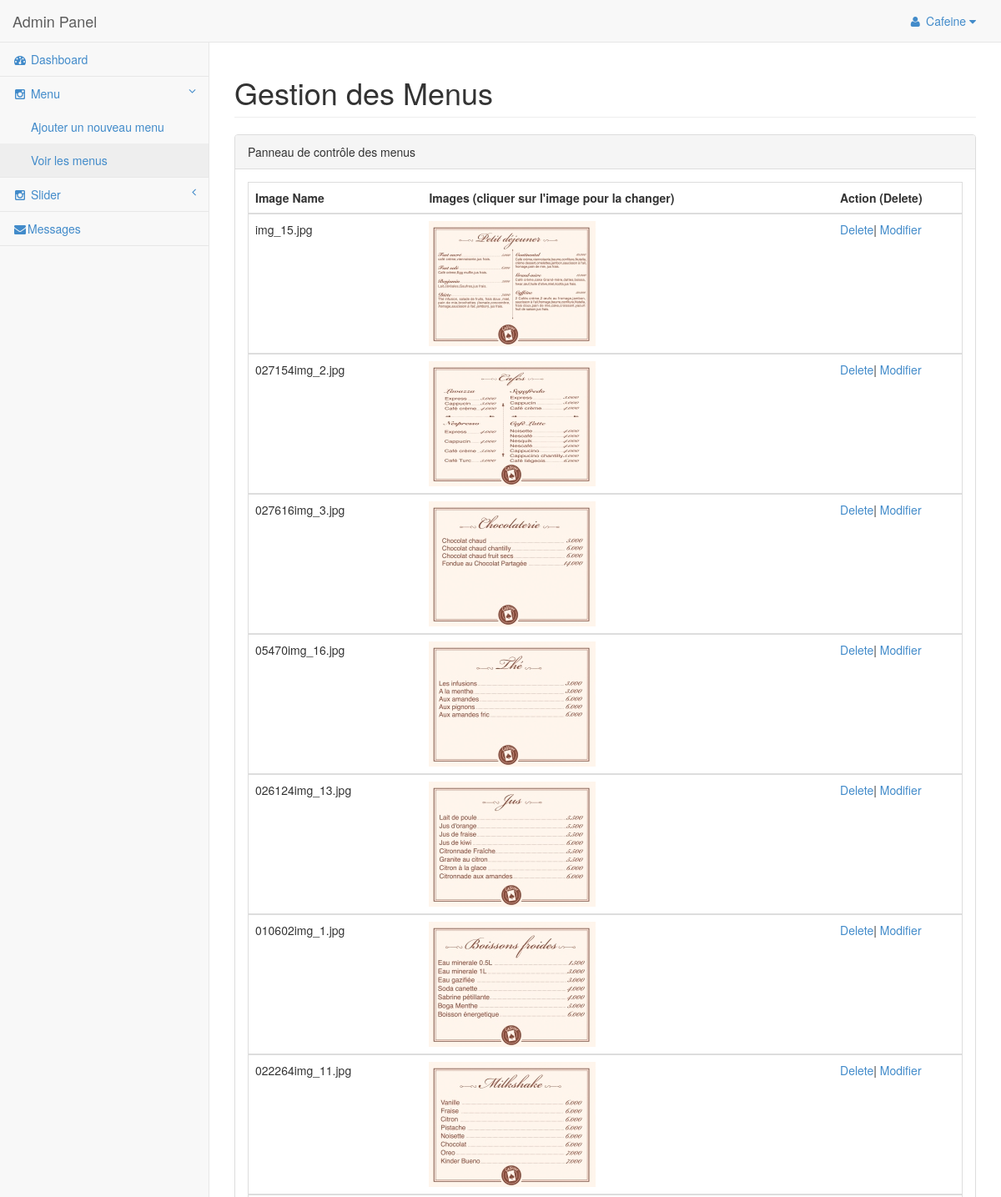
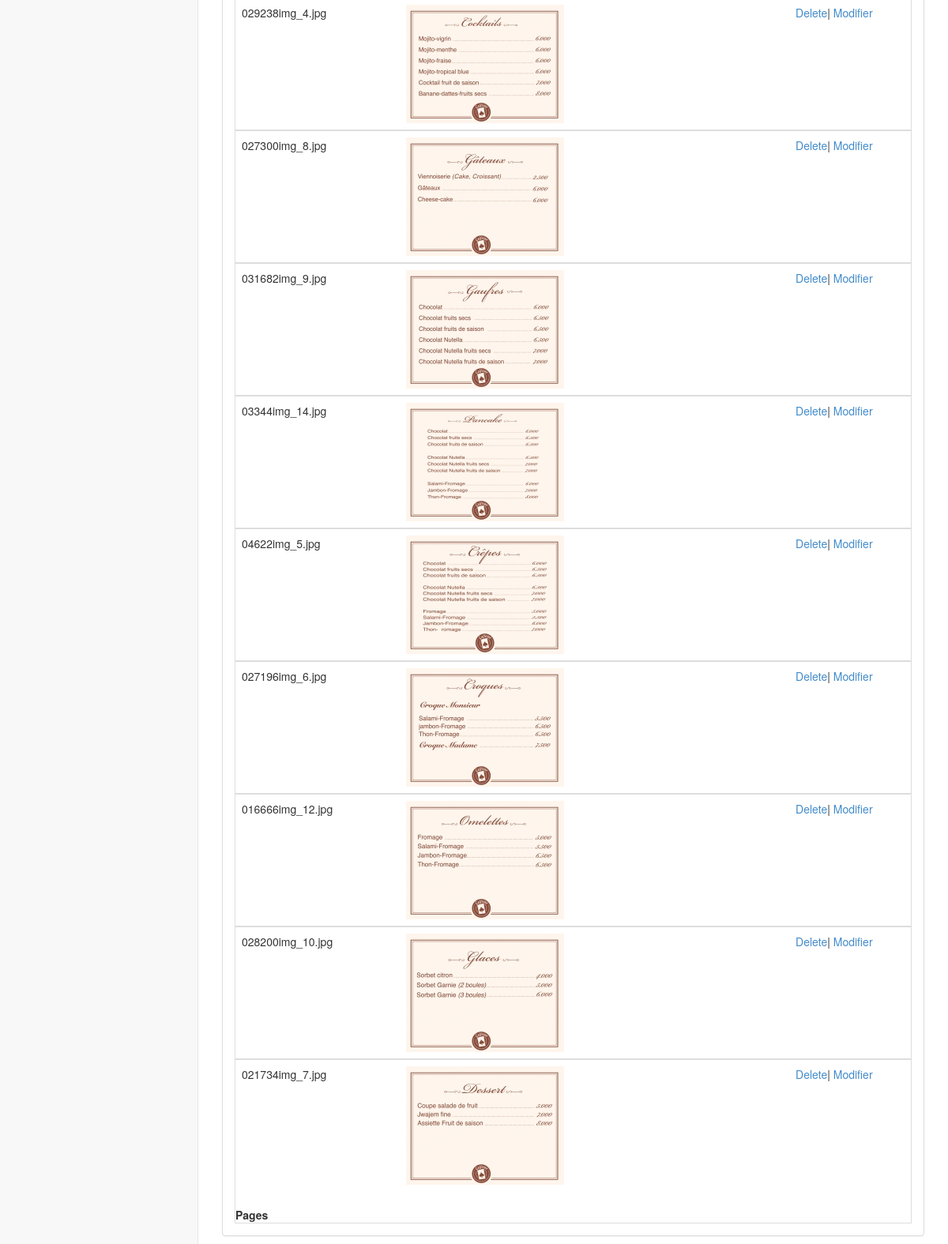
Page /gallerie/admin/viewsgimages.php (signed in) on the committed database (2 pictures, top to bottom).
### tables this page shows
CREATE TABLE IF NOT EXISTS `tbl_menu` (
  `id` int(11) NOT NULL AUTO_INCREMENT,
  `name` varchar(255) NOT NULL,
  `image` varchar(255) NOT NULL,
  `date` date NOT NULL,
  `status` varchar(255) NOT NULL,
  PRIMARY KEY (`id`)
);

### gallerie/admin/viewsgimages.php (the view, shortened to what this page needs)
<?php session_start();
if(isset($_SESSION['uname']))
{
?>
<?php include "header1.php"; ?>
<?php include "menu/gmenu2.php"; ?>
<div id="page-wrapper">
            <div class="row">
                <div class="col-lg-12">
                    <h1 class="page-header">Gestion des Menus</h1>
                </div>
            </div>
            <div class="row">
                <div class="col-lg-12">
                    <div class="panel panel-default">
                        <div class="panel-heading">
                         Panneau de contrôle des menus
                        </div>
                        <div class="panel-body">
                           <div class="table-responsive table-bordered">
                           <?php
include"connect.php";
if (isset($_GET["page"])) { $page = $_GET["page"]; } else { $page=1; };
$start_from = ($page-1) * 20;
$sql = "select * from tbl_menu where status='process' ORDER BY id ASC LIMIT $start_from, 20";
$rs_result = mysqli_query ($con,$sql);
?>
                                <table class="table">
<thead>
                                        <tr>
                                            <th>Image Name</th>
                                            <th>Images (cliquer sur l'image pour la changer)</th>
											<th colspan=2 width="18%">Action (Delete)</th>
                                        </tr>
                                    </thead>
<?php
while ($row = mysqli_fetch_assoc($rs_result)) {
?>
<tbody>
                                        <tr>
                                            <td><?php echo $row["image"]; ?></td>
                                            <td><a href='gchangeimage.php?key0=<?php echo  $row["id"];?>'><img src="gcatch/<?php echo $row["image"]; ?>"  width="200px"/></a></td>
                                           <td><a href='gallerydelete.php?key1=<?php echo $row["id"]; ?>'>Delete</a>|<a href = 'editimage.php?key0=<?php echo $row["id"]; ?> &key1=<?php echo $row["name"]; ?> &key2=<?php echo $row["image"]; ?>'> Modifier</a></td>
                                        </tr>
										</tbody>
<?php
};
?>
</table>
<strong>Pages  </strong>
                                </div>
                                </div>
                            </div>
                        </div>
                    </div>
                </div>
            </div>
<?php
}
else
{
header("location:login.php");
}
?>
</body>
</html>

### gallerie/admin/header1.php (shortened to what this page needs)
<!DOCTYPE html>
<html lang="en">
<head>
    <link href="css/bootstrap.min.css" rel="stylesheet">
    <link href="css/plugins/metisMenu/metisMenu.min.css" rel="stylesheet">
    <link href="css/sb-admin-2.css" rel="stylesheet">
    <link href="font-awesome-4.1.0/css/font-awesome.min.css" rel="stylesheet" type="text/css">
</head>
<body>
    <div id="wrapper">

### gallerie/admin/menu/gmenu2.php (shortened to what this page needs)
<?php
if(isset($_SESSION['uname']))
{
  include ('connect.php');
  $sql = "SELECT * FROM tbl_login ";
  $result = mysqli_query($con,$sql);
  while($row = mysqli_fetch_array($result))
	{$username=$row['username'];
?>
<nav class="navbar navbar-default navbar-static-top" role="navigation" style="margin-bottom: 0">
            <div class="navbar-header">
                <a class="navbar-brand" href="home.php">Admin Panel</a>
            </div>
            <ul class="nav navbar-top-links navbar-right">
                <li class="dropdown">
                    <a class="dropdown-toggle" data-toggle="dropdown" href="#">
                        <i class="fa fa-user fa-fw"></i> <?php  echo "$username"; } }?> <i class="fa fa-caret-down"></i>
                    </a>
                </li>
            </ul>
            <div class="navbar-default sidebar" role="navigation">
                <div class="sidebar-nav navbar-collapse">
                  <ul class="nav" id="side-menu">
                      <li>
                          <a href="home.php"><i class="fa fa-dashboard fa-fw"></i> Dashboard</a></li>
                          <li class="active">
                                <a href="#"><i class="fa fa-instagram fa-fw"></i> Menu<span class="fa arrow"></span></a>
                                    <ul class="nav nav-second-level">
                                        <li><?php if(isset($_SESSION['uname'])){?>
                                              <a  href="addgallery.php">Ajouter un nouveau menu</a><?php }?>    </li>
                                                <li><?php if(isset($_SESSION['uname'])){?>
                                                  <a class="active" href="viewsgallery.php">Voir les menus</a><?php }?>  </li>
                                      </ul>
                         </li>
                         <li >
                               <a href="#"><i class="fa fa-instagram fa-fw"></i> Slider<span class="fa arrow"></span></a>
                        </li>
                        <li >
                              <a href="message.php"><i class="fa fa-envelope fa-fw"></i>Messages</a>
                       </li>
                      </ul>
</div>
            </div>
        </nav>

### gallerie/admin/css/sb-admin-2.css (style rules this page uses)
body { background-color: #f8f8f8; }
#wrapper { width: 100%; }
#page-wrapper { padding: 0 15px; min-height: 568px; background-color: #fff; }
@media (min-width:768px) { #page-wrapper { position: inherit; margin: 0 0 0 250px; padding: 0 30px; border-left: 1px solid #e7e7e7; } }
.navbar-top-links li { display: inline-block; }
.navbar-top-links li:last-child { margin-right: 15px; }
.navbar-top-links li a { padding: 15px; min-height: 50px; }
.sidebar .sidebar-nav.navbar-collapse { padding-right: 0; padding-left: 0; }
.sidebar ul li { border-bottom: 1px solid #e7e7e7; }
.sidebar ul li a.active { background-color: #eee; }
.sidebar .arrow { float: right; }
.sidebar .fa.arrow:before { content: "\f104"; }
.sidebar .active>a>.fa.arrow:before { content: "\f107"; }
.sidebar .nav-second-level li, .sidebar .nav-third-level li { border-bottom: 0!important; }
.sidebar .nav-second-level li a { padding-left: 37px; }
@media (min-width:768px) { .sidebar { z-index: 1; position: absolute; width: 250px; margin-top: 51px; } }

### rows in the picture
tbl_menu: image "img_15.jpg", image (picture)
tbl_menu: image "027154img_2.jpg", image (picture)
tbl_menu: image "027616img_3.jpg", image (picture)
tbl_menu: image "05470img_16.jpg", image (picture)
tbl_menu: image "026124img_13.jpg", image (picture)
tbl_menu: image "010602img_1.jpg", image (picture)
tbl_menu: image "022264img_11.jpg", image (picture)
tbl_menu: image "029238img_4.jpg", image (picture)
tbl_menu: image "027300img_8.jpg", image (picture)
tbl_menu: image "031682img_9.jpg", image (picture)
tbl_menu: image "03344img_14.jpg", image (picture)
tbl_menu: image "04622img_5.jpg", image (picture)
tbl_menu: image "027196img_6.jpg", image (picture)
tbl_menu: image "016666img_12.jpg", image (picture)
tbl_menu: image "028200img_10.jpg", image (picture)
tbl_menu: image "021734img_7.jpg", image (picture)

### other values in the picture
$username "Cafeine"
